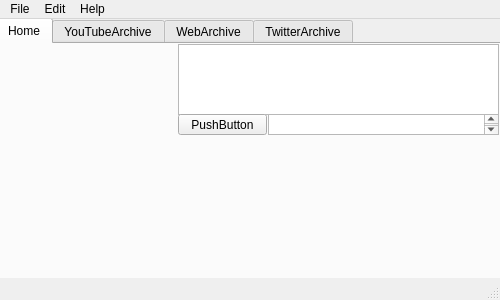
<?xml version="1.0" encoding="UTF-8"?>
<ui version="4.0">
 <class>GeniusBot</class>
 <widget class="QMainWindow" name="GeniusBot">
  <property name="geometry">
   <rect>
    <x>0</x>
    <y>0</y>
    <width>500</width>
    <height>300</height>
   </rect>
  </property>
  <property name="windowTitle">
   <string>GeniusBot</string>
  </property>
  <property name="windowIcon">
   <iconset>
    <normaloff>../img/geniusbot.ico</normaloff>../img/geniusbot.ico</iconset>
  </property>
  <property name="iconSize">
   <size>
    <width>30</width>
    <height>30</height>
   </size>
  </property>
  <widget class="QWidget" name="centralwidget">
   <widget class="QTabWidget" name="tabWidget">
    <property name="geometry">
     <rect>
      <x>-4</x>
      <y>-1</y>
      <width>801</width>
      <height>551</height>
     </rect>
    </property>
    <property name="currentIndex">
     <number>0</number>
    </property>
    <widget class="QWidget" name="Home">
     <attribute name="title">
      <string>Home</string>
     </attribute>
     <widget class="QTextEdit" name="textEdit">
      <property name="geometry">
       <rect>
        <x>180</x>
        <y>0</y>
        <width>321</width>
        <height>71</height>
       </rect>
      </property>
     </widget>
     <widget class="QTextEdit" name="textEdit_2">
      <property name="geometry">
       <rect>
        <x>270</x>
        <y>70</y>
        <width>231</width>
        <height>21</height>
       </rect>
      </property>
     </widget>
     <widget class="QPushButton" name="pushButton">
      <property name="geometry">
       <rect>
        <x>180</x>
        <y>70</y>
        <width>89</width>
        <height>21</height>
       </rect>
      </property>
      <property name="text">
       <string>PushButton</string>
      </property>
     </widget>
    </widget>
    <widget class="QWidget" name="YouTubeArchive">
     <attribute name="title">
      <string>YouTubeArchive</string>
     </attribute>
     <widget class="QPushButton" name="pushButton_2">
      <property name="geometry">
       <rect>
        <x>180</x>
        <y>70</y>
        <width>89</width>
        <height>21</height>
       </rect>
      </property>
      <property name="text">
       <string>PushButton</string>
      </property>
     </widget>
     <widget class="QTextEdit" name="textEdit_3">
      <property name="geometry">
       <rect>
        <x>180</x>
        <y>0</y>
        <width>321</width>
        <height>71</height>
       </rect>
      </property>
     </widget>
     <widget class="QTextEdit" name="textEdit_4">
      <property name="geometry">
       <rect>
        <x>270</x>
        <y>70</y>
        <width>231</width>
        <height>21</height>
       </rect>
      </property>
     </widget>
    </widget>
    <widget class="QWidget" name="WebArchive">
     <attribute name="title">
      <string>WebArchive</string>
     </attribute>
     <widget class="QPushButton" name="pushButton_3">
      <property name="geometry">
       <rect>
        <x>180</x>
        <y>70</y>
        <width>89</width>
        <height>21</height>
       </rect>
      </property>
      <property name="text">
       <string>PushButton</string>
      </property>
     </widget>
     <widget class="QTextEdit" name="textEdit_5">
      <property name="geometry">
       <rect>
        <x>180</x>
        <y>0</y>
        <width>321</width>
        <height>71</height>
       </rect>
      </property>
     </widget>
     <widget class="QTextEdit" name="textEdit_6">
      <property name="geometry">
       <rect>
        <x>270</x>
        <y>70</y>
        <width>231</width>
        <height>21</height>
       </rect>
      </property>
     </widget>
    </widget>
    <widget class="QWidget" name="TwitterArchive">
     <attribute name="title">
      <string>TwitterArchive</string>
     </attribute>
    </widget>
   </widget>
  </widget>
  <widget class="QMenuBar" name="menubar">
   <property name="geometry">
    <rect>
     <x>0</x>
     <y>0</y>
     <width>500</width>
     <height>22</height>
    </rect>
   </property>
   <widget class="QMenu" name="menuGeniusBot">
    <property name="title">
     <string>File</string>
    </property>
   </widget>
   <widget class="QMenu" name="menuEdit">
    <property name="title">
     <string>Edit</string>
    </property>
   </widget>
   <widget class="QMenu" name="menuHelp">
    <property name="title">
     <string>Help</string>
    </property>
   </widget>
   <addaction name="menuGeniusBot"/>
   <addaction name="menuEdit"/>
   <addaction name="menuHelp"/>
  </widget>
  <widget class="QStatusBar" name="statusbar"/>
 </widget>
 <resources/>
 <connections/>
</ui>
